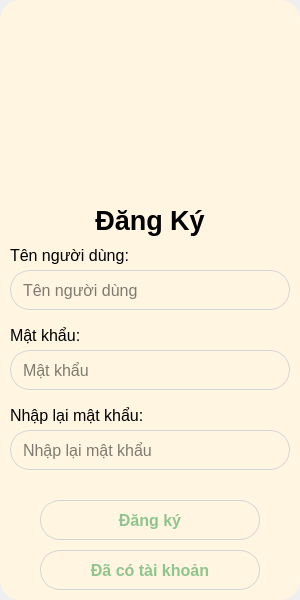
<?xml version="1.0" encoding="UTF-8"?>
<ui version="4.0">
 <class>MainWindow</class>
 <widget class="QMainWindow" name="MainWindow">
  <property name="geometry">
   <rect>
    <x>0</x>
    <y>0</y>
    <width>300</width>
    <height>600</height>
   </rect>
  </property>
  <property name="windowTitle">
   <string>MainWindow</string>
  </property>
  <widget class="QWidget" name="centralwidget">
   <widget class="QWidget" name="widget" native="true">
    <property name="geometry">
     <rect>
      <x>0</x>
      <y>0</y>
      <width>300</width>
      <height>600</height>
     </rect>
    </property>
    <property name="minimumSize">
     <size>
      <width>300</width>
      <height>600</height>
     </size>
    </property>
    <property name="maximumSize">
     <size>
      <width>300</width>
      <height>600</height>
     </size>
    </property>
    <property name="styleSheet">
     <string notr="true">QWidget{
	background-color: #FFF5E1;
	border-radius: 20px;
}</string>
    </property>
    <widget class="QLabel" name="label">
     <property name="geometry">
      <rect>
       <x>70</x>
       <y>20</y>
       <width>150</width>
       <height>150</height>
      </rect>
     </property>
     <property name="text">
      <string/>
     </property>
     <property name="pixmap">
      <pixmap>../resources/logo_welcome.png</pixmap>
     </property>
     <property name="scaledContents">
      <bool>true</bool>
     </property>
    </widget>
    <widget class="QLabel" name="label_2">
     <property name="geometry">
      <rect>
       <x>0</x>
       <y>200</y>
       <width>300</width>
       <height>41</height>
      </rect>
     </property>
     <property name="font">
      <font>
       <pointsize>20</pointsize>
       <bold>true</bold>
      </font>
     </property>
     <property name="text">
      <string>Đăng Ký</string>
     </property>
     <property name="alignment">
      <set>Qt::AlignCenter</set>
     </property>
    </widget>
    <widget class="QPushButton" name="pushButton">
     <property name="geometry">
      <rect>
       <x>40</x>
       <y>500</y>
       <width>220</width>
       <height>40</height>
      </rect>
     </property>
     <property name="font">
      <font>
       <pointsize>12</pointsize>
       <bold>true</bold>
      </font>
     </property>
     <property name="styleSheet">
      <string notr="true">QPushButton {
	color: #8FC48F;
	border: 1px solid #D4D4D4;
	border-radius: 20px;
}
QPushButton:hover {
	color: #FFFFFF;
	background-color: #FFA726;
}</string>
     </property>
     <property name="text">
      <string>Đăng ký</string>
     </property>
    </widget>
    <widget class="QLabel" name="label_3">
     <property name="geometry">
      <rect>
       <x>10</x>
       <y>240</y>
       <width>280</width>
       <height>30</height>
      </rect>
     </property>
     <property name="font">
      <font>
       <pointsize>12</pointsize>
      </font>
     </property>
     <property name="text">
      <string>Tên người dùng:</string>
     </property>
    </widget>
    <widget class="QLineEdit" name="lineEdit">
     <property name="geometry">
      <rect>
       <x>10</x>
       <y>270</y>
       <width>280</width>
       <height>40</height>
      </rect>
     </property>
     <property name="font">
      <font>
       <pointsize>12</pointsize>
      </font>
     </property>
     <property name="styleSheet">
      <string notr="true">QLineEdit{
	border: 1px solid #D4D4D4;
	padding: 0px 10px;
}</string>
     </property>
     <property name="placeholderText">
      <string>Tên người dùng</string>
     </property>
    </widget>
    <widget class="QLabel" name="label_4">
     <property name="geometry">
      <rect>
       <x>10</x>
       <y>320</y>
       <width>280</width>
       <height>30</height>
      </rect>
     </property>
     <property name="font">
      <font>
       <pointsize>12</pointsize>
      </font>
     </property>
     <property name="text">
      <string>Mật khẩu:</string>
     </property>
    </widget>
    <widget class="QLineEdit" name="lineEdit_2">
     <property name="geometry">
      <rect>
       <x>10</x>
       <y>350</y>
       <width>280</width>
       <height>40</height>
      </rect>
     </property>
     <property name="font">
      <font>
       <pointsize>12</pointsize>
      </font>
     </property>
     <property name="styleSheet">
      <string notr="true">QLineEdit{
	border: 1px solid #D4D4D4;
	padding: 0px 10px;
}</string>
     </property>
     <property name="echoMode">
      <enum>QLineEdit::Password</enum>
     </property>
     <property name="placeholderText">
      <string>Mật khẩu</string>
     </property>
    </widget>
    <widget class="QLineEdit" name="lineEdit_3">
     <property name="geometry">
      <rect>
       <x>10</x>
       <y>430</y>
       <width>280</width>
       <height>40</height>
      </rect>
     </property>
     <property name="font">
      <font>
       <pointsize>12</pointsize>
      </font>
     </property>
     <property name="styleSheet">
      <string notr="true">QLineEdit{
	border: 1px solid #D4D4D4;
	padding: 0px 10px;
}</string>
     </property>
     <property name="echoMode">
      <enum>QLineEdit::Password</enum>
     </property>
     <property name="placeholderText">
      <string>Nhập lại mật khẩu</string>
     </property>
    </widget>
    <widget class="QLabel" name="label_5">
     <property name="geometry">
      <rect>
       <x>10</x>
       <y>400</y>
       <width>280</width>
       <height>30</height>
      </rect>
     </property>
     <property name="font">
      <font>
       <pointsize>12</pointsize>
      </font>
     </property>
     <property name="text">
      <string>Nhập lại mật khẩu:</string>
     </property>
    </widget>
    <widget class="QPushButton" name="pushButton_2">
     <property name="geometry">
      <rect>
       <x>40</x>
       <y>550</y>
       <width>220</width>
       <height>40</height>
      </rect>
     </property>
     <property name="font">
      <font>
       <pointsize>12</pointsize>
       <bold>true</bold>
      </font>
     </property>
     <property name="styleSheet">
      <string notr="true">QPushButton {
	color: #8FC48F;
	border: 1px solid #D4D4D4;
	border-radius: 20px;
}
QPushButton:hover {
	color: #FFFFFF;
	background-color: #FFA726;
}</string>
     </property>
     <property name="text">
      <string>Đã có tài khoản</string>
     </property>
    </widget>
   </widget>
  </widget>
 </widget>
 <resources/>
 <connections/>
</ui>
